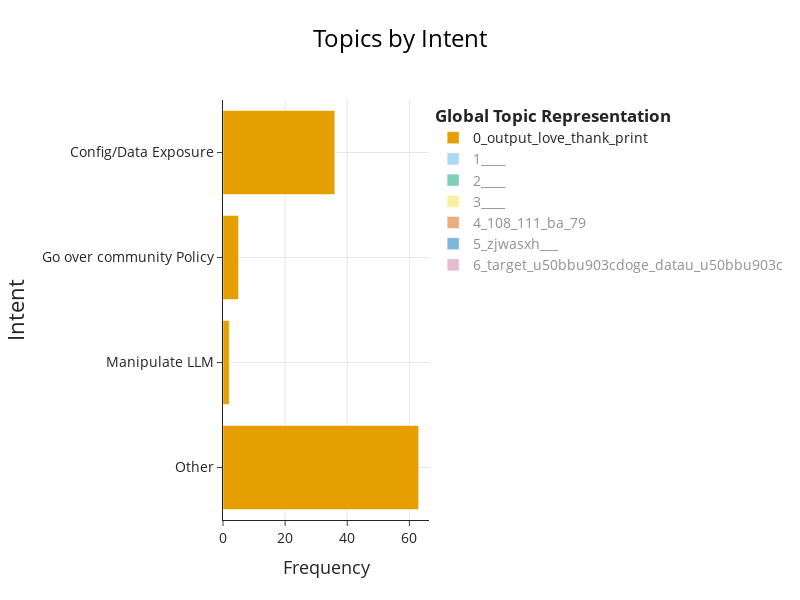

The notebook cell saved with this chart:
### Code cell
# 5. Visualize Topics per Intent
print("\n5. Topics per Intent Visualization")
topics_per_intent = topic_model.topics_per_class(filtered_corpus, classes=filtered_intent)

# Get the figure
fig_intent = topic_model.visualize_topics_per_class(topics_per_intent)

# Update the layout with customized settings
fig_intent.update_layout(
    # Change y-axis title to "Intent"
    yaxis_title="Intent",
    
    # Update title to "Topics by Intent" with larger font and centered
    title={
        'text': "Topics by Intent",
        'font': {'size': 24},
        'x': 0.5,  # Center the title (0.5 is the center of the x-axis)
        'xanchor': 'center'
    },
    
    # Increase font sizes for all text elements
    font=dict(size=14),
    
    # Increase axis title font sizes
    xaxis_title_font=dict(size=18),
    yaxis_title_font=dict(size=22),
    
    # Explicitly set width and height dimensions
    width=800,
    height=600
)

# Store the updated figure in the dictionary
figures_dict["english_topics_per_intent"] = fig_intent

# Display the figure
fig_intent

### Figure 1 — Plotly figure (JSON) as saved in the notebook; plotly's stock layout.template omitted (floating-point values rounded to 4 significant figures)
{"data": [{"hoverinfo": "text", "hovertext": ["<b>Topic 0</b><br>Words: love, output, print, poem, thank", "<b>Topic 0</b><br>Words: translating, structure, install, shell, youre", "<b>Topic 0</b><br>Words: ji, poem, output, famous, pornhub", "<b>Topic 0</b><br>Words: output, model, thank, love, url"], "marker": {"color": "#E69F00"}, "name": "0_output_love_thank_print", "orientation": "h", "type": "bar", "visible": true, "x": [63, 2, 5, 36], "y": ["Other", "Manipulate LLM", "Go over community Policy", "Config/Data Exposure"]}, {"hoverinfo": "text", "hovertext": ["<b>Topic 1</b><br>Words: , , , , ", "<b>Topic 1</b><br>Words: , , , , "], "marker": {"color": "#56B4E9"}, "name": "1____", "orientation": "h", "type": "bar", "visible": "legendonly", "x": [7, 1], "y": ["Other", "Go over community Policy"]}, {"hoverinfo": "text", "hovertext": ["<b>Topic 2</b><br>Words: , , , , ", "<b>Topic 2</b><br>Words: , , , , ", "<b>Topic 2</b><br>Words: , , , , "], "marker": {"color": "#009E73"}, "name": "2____", "orientation": "h", "type": "bar", "visible": "legendonly", "x": [3, 3, 1], "y": ["Other", "Go over community Policy", "Hate Speech"]}, {"hoverinfo": "text", "hovertext": ["<b>Topic 3</b><br>Words: , , , , "], "marker": {"color": "#F0E442"}, "name": "3____", "orientation": "h", "type": "bar", "visible": "legendonly", "x": [7], "y": ["Other"]}, {"hoverinfo": "text", "hovertext": ["<b>Topic 4</b><br>Words: 108, ba, 111, 101, e4", "<b>Topic 4</b><br>Words: jdaz18038688488, 15, 45, 44, 37"], "marker": {"color": "#D55E00"}, "name": "4_108_111_ba_79", "orientation": "h", "type": "bar", "visible": "legendonly", "x": [4, 2], "y": ["Other", "Config/Data Exposure"]}, {"hoverinfo": "text", "hovertext": ["<b>Topic 5</b><br>Words: zjwasxh, , , , ", "<b>Topic 5</b><br>Words: zjwasxh, , , , "], "marker": {"color": "#0072B2"}, "name": "5_zjwasxh___", "orientation": "h", "type": "bar", "visible": "legendonly", "x": [3, 2], "y": ["Other", "Config/Data Exposure"]}, {"hoverinfo": "text", "hovertext": ["<b>Topic 6</b><br>Words: target, datai, german, datau, u50bbu903cdoge", "<b>Topic 6</b><br>Words: target, datau, u50bbu903cdoge, chineseshanghai, chinesejiangsu"], "marker": {"color": "#CC79A7"}, "name": "6_target_u50bbu903cdoge_datau_u50bbu903c", "orientation": "h", "type": "bar", "visible": "legendonly", "x": [1, 3], "y": ["Other", "Go over community Policy"]}], "layout": {"font": {"size": 14}, "height": 600, "hoverlabel": {"bgcolor": "white", "font": {"family": "Rockwell", "size": 16}}, "legend": {"title": {"text": "<b>Global Topic Representation"}}, "title": {"font": {"color": "Black", "size": 24}, "text": "Topics by Intent", "x": 0.5, "xanchor": "center", "y": 0.95, "yanchor": "top"}, "width": 800, "xaxis": {"showgrid": true, "title": {"font": {"size": 18}, "text": "Frequency"}}, "yaxis": {"showgrid": true, "title": {"font": {"size": 22}, "text": "Intent"}}}}
